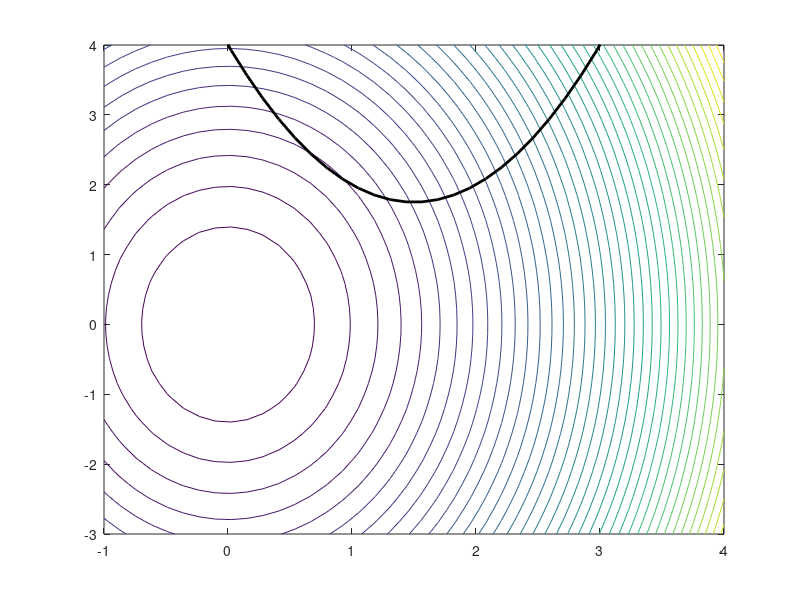

The MATLAB script that drew this image: (Note: this script raises an error after producing the figure.)
function ex4_cgn()
	clc
	close all
	% first let's plot the function:
	figure(1)
	[X,Y] = meshgrid(linspace(-1,4,40), linspace(-3,4,40));
	obj   = X                                             ;
	for k=1:size(X,1)
		for j=1:size(X,2)
			F        = Ffun([X(k,j),Y(k,j)]);
			obj(k,j) = (F'*F)/2             ;
		end
	end
	contour(X, Y, obj, 40)
	hold on
	t = linspace(-1,4,40);
	plot(t, 3 + (t-1).^2 - t,'k','LineWidth',2)

	x0 = [3;2];
	[~,x,grad_iters] = minimize_cgn(@(x)Ffun(x),@(x)hfun(x),x0);

	% plot solution
	hold on
	plot(x(1,:), x(2,:),'r')
	plot(x(1,:), x(2,:),'ro')
	xlim([-1,4])
	ylim([-3,4])
    xlabel('x','Interpreter','latex','Fontsize',12);
    ylabel('y','Interpreter','latex','Fontsize',12);
    legend('Objective','Constraint','Interpreter','latex','Fontsize',12,'Location','Southeast');
    title('Solution of the constrained optimization problem', 'Interpreter', 'latex', 'Fontsize', 12);
        
	figure(2)
	semilogy(grad_iters,'.','MarkerSize',16)
	grid on
    title('Iterations of the gradient norm', 'Interpreter', 'latex', 'Fontsize', 12);
    xlabel('iterations', 'Interpreter', 'latex', 'Fontsize', 12);
    ylabel('$\|\nabla L(x_k, \lambda_k)\|_\infty$', 'Interpreter', 'latex', 'Fontsize', 12);
end


function F = Ffun(xy)
% objective function
x = xy(1);
y = xy(2);

F = [x ; y/2]; % ?

end

function h = hfun(xy)
% constraints
x = xy(1);
y = xy(2);

h = y - ((x - 1)^2 - x + 3); % ?

end